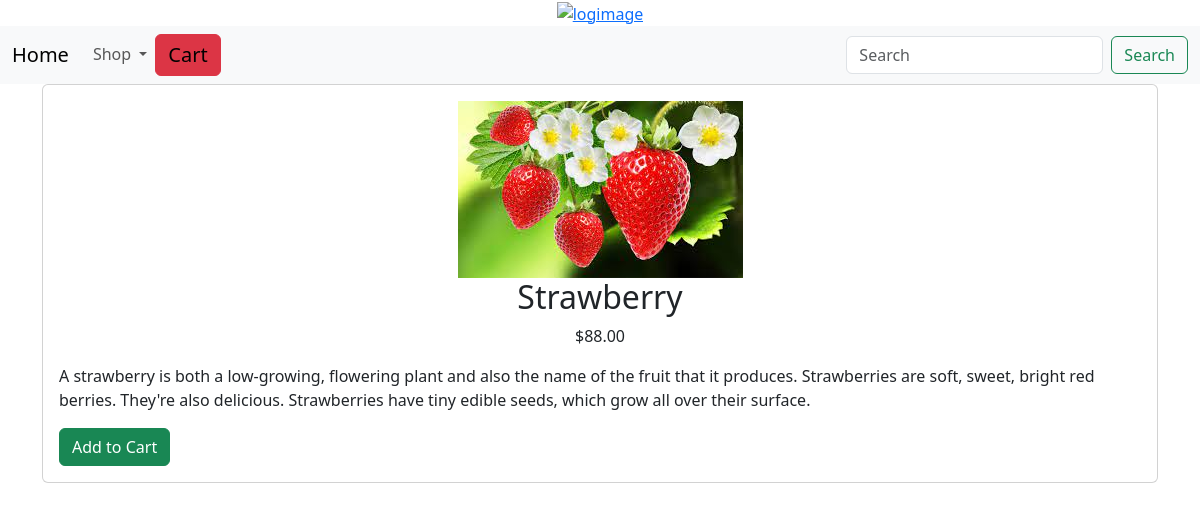
The app's page /shop/fruits/strawberry/ with its own data.
### Ecomapp/models.py (models this page shows, shortened)
class Product(models.Model):
    name = models.CharField(max_length=250,unique=True)
    slug = models.SlugField(max_length=250,unique=True)
    desc = models.TextField()
    image = models.ImageField(upload_to='product',blank=True)
    price = models.DecimalField(max_digits=10,decimal_places=2)
    category = models.ForeignKey(Category,on_delete=models.CASCADE)
    stock = models.IntegerField()
    available = models.BooleanField(default=True)
    created = models.DateTimeField(auto_now_add=True)
    updated = models.DateTimeField(auto_now=True)
    class Meta:
        ordering = ('name',)
        verbose_name = 'product'
        verbose_name_plural = 'products'

### Ecomapp/views.py (the view)
# urls.py: path('<slug:c_slug>/<slug:product_slug>/',views.ProdDetail,name='ProdDetails'),
def ProdDetail(request,c_slug,product_slug):
    try:
        product = Product.objects.get(category__slug=c_slug,slug=product_slug)
    except Exception as e:
        raise e
    return render(request,'product.html',{'product':product})

### Ecomapp/context_processors.py (called while the page is built)
def get_links(request):
    links = Category.objects.all()
    print(links)
    return dict(links=links)

### Ecomapp/models.py (called while the page is built)
    def get_url(self):
        return reverse('Ecomapp:products_by_cat',args=[self.slug])

    def __str__(self):
        return self.name

### cart/context_processors.py (called while the page is built)
def counter(request):
    item_count = 0
    if 'admin' in request.path:
        return {}
    else:
        try:
          cart = Cart.objects.filter(cart_id=_cart_id(request))
          car_item=CartItem.objects.all().filter(cart=cart[:1])
          for cart_item in car_item:
              item_count += cart_item.quantity
        except Cart.DoesnNotExist:
            item_count = 0
    return  dict(item_count=item_count)

### cart/views.py (called while the page is built)
def _cart_id(request):
    cart = request.session.session_key
    if not cart:
        cart = request.session.create()
    return cart

### templates/product.html
{% extends 'base.html' %}
{% load static %}
{% block content %}
<div class="container">
    <div class="card">
        <div class="card-body">
                    <div style="text-align:center;">
                        <img  src="{{product.image.url}}" alt="{{product.name}}">
                    </div>
                <div>
                    <h2 style="text-align:center;">{{product.name}}</h2>
                    <p style="text-align:center;">${{product.price}}</p>
                    <p>{{product.desc}}</p>
                    {% if product.stock <= 0 %}
                    <p><b>Out of Stock</b></p>
                    {% else %}
                    <a class="btn btn-success" href="{% url 'cart:add_cart' product.id %}">Add to Cart</a>
                    {% endif %}
                </div>
        </div>
    </div>
</div>
{% endblock %}

### records on screen
Product: image (picture), name "Strawberry", price "88.00", desc "A strawberry is both a low-growing, flowering plant and also the name of the fruit that it produces. Strawberries are soft, sweet, bright red berries. They're also delicious. Strawberries have tiny edible seeds, which grow all over their surface."
